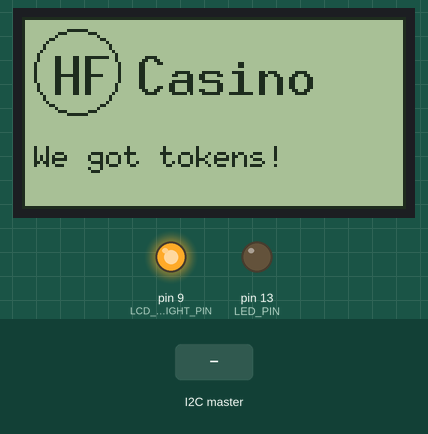
Bench run of a sketch on a simulated Arduino Uno, built with avr-gcc and run on an emulated ATmega328P. Shown: 128×64 one-colour display, output pins drawn as LEDs (lit = HIGH). Inputs (shaded band) come from the test bench. Pins used as bus, display or sensor lines are not drawn; what the sketch prints to the serial monitor is not drawn.

Above: at 1.2 s.
1.3 s: the I2C master sends the byte 5
2.8 s: the I2C master sends the byte 90
4.3 s: the I2C master sends the byte 200
At 11.1 s:
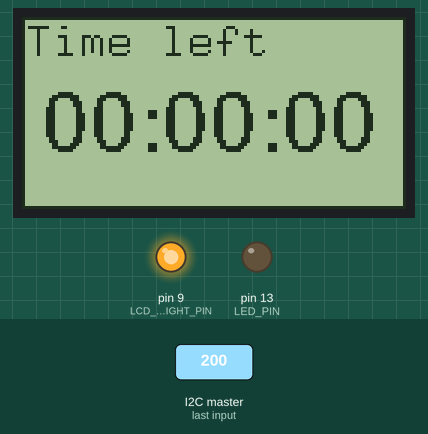
At 21.4 s:
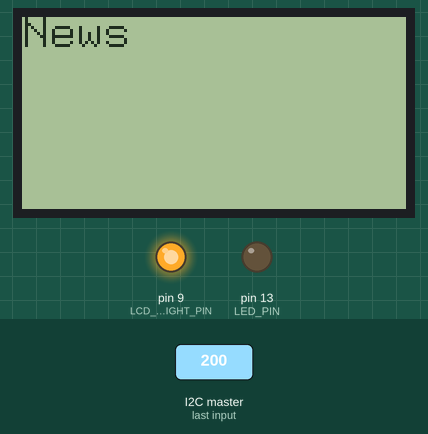
Timing chart, 0 to 22.9 s (numbered marks = the images above; inputs shaded):
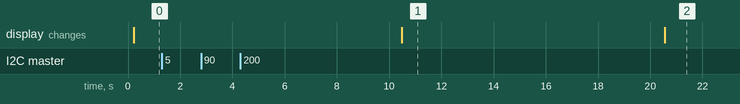

The sketch:

casino.ino
```cpp
#include <Wire.h>   // Uno: A4 (SDA), A5 (SCL)
                    // Mega: 20 (SDA), 21 (SCL)
                    // rpi: 2 (SDA), 3 (SCL)
#include "U8glib.h"

#define I2C_ADDRESS 0x04

#define LED_PIN 13
#define LCD_CONTRAST_PIN  3
#define LCD_BACKLIGHT_PIN 9
#define LCD_CONTRAST      125
#define LCD_FONT_TITLE    u8g_font_9x18
#define LCD_FONT_BODY     u8g_font_6x10

#define LED_LIGHT_UP 0
#define LED_LIGHT_DOWN 1
#define LED_LIGHT_UP 2
#define LED_LIGHT_OFF 3

#define LCD_BANNER 0
#define LCD_NEWS 1
#define LCD_TOP 2

#define FLAG1 "nop"    // Serial
#define FLAG4 "nop"    // qr code. Send the correct value.

U8GLIB_ST7920_128X64 u8g(22, 23, 2, U8G_PIN_NONE); // SPI connection, blanc, vert, orange

boolean FLAG_READY = false;

String lastNews[6];
String lastCountDown = "00:00:00";
String lastTopTeams[3];

#define hf7_width 64
#define hf7_height 46
static unsigned char hf7_bits[] U8G_PROGMEM = {
   0x00, 0x00, 0x00, 0x00, 0x00, 0x00, 0x00, 0x00, 0xfe, 0xff, 0x07, 0x7f,
   0x70, 0xc0, 0xff, 0xff, 0xfe, 0xff, 0x07, 0x7f, 0x70, 0xc0, 0xff, 0xff,
   0xfe, 0xff, 0x07, 0x7f, 0x70, 0xc0, 0xff, 0xff, 0x0e, 0x00, 0xe7, 0x63,
   0xfc, 0xcf, 0x01, 0xe0, 0x0e, 0x00, 0xe7, 0x63, 0xfc, 0xcf, 0x01, 0xe0,
   0xce, 0x3f, 0xe7, 0xe0, 0xf3, 0xc1, 0xf9, 0xe7, 0xce, 0x3f, 0xe7, 0xe0,
   0xf3, 0xc1, 0xf9, 0xe7, 0xce, 0x3f, 0xe7, 0xe0, 0xf3, 0xc1, 0xf9, 0xe7,
   0xce, 0x3f, 0x07, 0xe0, 0x7f, 0xc0, 0xf9, 0xe7, 0xce, 0x3f, 0x07, 0xe0,
   0x7f, 0xc0, 0xf9, 0xe7, 0xce, 0x3f, 0xe7, 0xfc, 0xf3, 0xcf, 0xf9, 0xe7,
   0xce, 0x3f, 0xe7, 0xfc, 0xf3, 0xcf, 0xf9, 0xe7, 0xce, 0x3f, 0xe7, 0xfc,
   0xf3, 0xcf, 0xf9, 0xe7, 0x0e, 0x00, 0xe7, 0x9c, 0x8f, 0xc1, 0x01, 0xe0,
   0x0e, 0x00, 0xe7, 0x9c, 0x8f, 0xc1, 0x01, 0xe0, 0xfe, 0xff, 0xe7, 0x9c,
   0x73, 0xce, 0xff, 0xff, 0xfe, 0xff, 0xe7, 0x9c, 0x73, 0xce, 0xff, 0xff,
   0xfe, 0xff, 0xe7, 0x9c, 0x73, 0xce, 0xff, 0xff, 0x00, 0x00, 0xe0, 0x7f,
   0xf0, 0x0f, 0x00, 0x00, 0x00, 0x00, 0xe0, 0x7f, 0xf0, 0x0f, 0x00, 0x00,
   0x3e, 0x06, 0x1f, 0xe3, 0xf3, 0xc1, 0x3f, 0x1f, 0x3e, 0x06, 0x1f, 0xe3,
   0xf3, 0xc1, 0x3f, 0x1f, 0x3e, 0x06, 0x1f, 0xe3, 0xf3, 0xc1, 0x3f, 0x1f,
   0x0e, 0x00, 0xe0, 0x9f, 0x7f, 0xce, 0x01, 0xe0, 0x0e, 0x00, 0xe0, 0x9f,
   0x7f, 0xce, 0x01, 0xe0, 0x30, 0xc0, 0x07, 0x9f, 0x03, 0xc0, 0xc7, 0xff,
   0x30, 0xc0, 0x07, 0x9f, 0x03, 0xc0, 0xc7, 0xff, 0x30, 0xc0, 0x07, 0x9f,
   0x03, 0xc0, 0xc7, 0xff, 0xc0, 0x39, 0x18, 0x83, 0x8f, 0x3f, 0xfe, 0xe0,
   0xc0, 0x39, 0x18, 0x83, 0x8f, 0x3f, 0xfe, 0xe0, 0xfe, 0x3f, 0x1f, 0x9c,
   0x0f, 0xf0, 0xc7, 0xe0, 0xfe, 0x3f, 0x1f, 0x9c, 0x0f, 0xf0, 0xc7, 0xe0,
   0xfe, 0x3f, 0x1f, 0x9c, 0x0f, 0xf0, 0xc7, 0xe0, 0xf0, 0x01, 0xe0, 0xfc,
   0xf3, 0x01, 0xc6, 0xff, 0xf0, 0x01, 0xe0, 0xfc, 0xf3, 0x01, 0xc6, 0xff,
   0xce, 0x07, 0x07, 0xfc, 0x0f, 0xfe, 0xf9, 0xe7, 0xce, 0x07, 0x07, 0xfc,
   0x0f, 0xfe, 0xf9, 0xe7, 0xce, 0x07, 0x07, 0xfc, 0x0f, 0xfe, 0xf9, 0xe7,
   0x30, 0xc0, 0x00, 0x1c, 0x0c, 0x00, 0x38, 0x00, 0x30, 0xc0, 0x00, 0x1c,
   0x0c, 0x00, 0x38, 0x00, 0x3e, 0x00, 0x07, 0xe0, 0x03, 0xfe, 0x3f, 0xe0,
   0x3e, 0x00, 0x07, 0xe0, 0x03, 0xfe, 0x3f, 0xe0, 0x3e, 0x00, 0x07, 0xe0,
   0x03, 0xfe, 0x3f, 0xe0, 0x00, 0x00, 0xe0, 0x9f, 0x8f, 0x0f, 0x38, 0xf8,
   0x00, 0x00, 0xe0, 0x9f, 0x8f, 0x0f, 0x38, 0xf8, 0xfe, 0xff, 0xe7, 0x00,
   0x70, 0xce, 0xf9, 0xe0, 0xfe, 0xff, 0xe7, 0x00, 0x70, 0xce, 0xf9, 0xe0,
   0xfe, 0xff, 0xe7, 0x00, 0x70, 0xce, 0xf9, 0xe0, 0x0e, 0x00, 0x07, 0x9c,
   0x03, 0x0e, 0x38, 0x1f, 0x0e, 0x00, 0x07, 0x9c, 0x03, 0x0e, 0x38, 0x1f,
   0xce, 0x3f, 0x07, 0xfc, 0x73, 0xfe, 0x3f, 0xff, 0xce, 0x3f, 0x07, 0xfc,
   0x73, 0xfe, 0x3f, 0xff, 0xce, 0x3f, 0x07, 0xfc, 0x73, 0xfe, 0x3f, 0xff,
   0xce, 0x3f, 0xe7, 0xe3, 0x83, 0x0f, 0x06, 0xff, 0xce, 0x3f, 0xe7, 0xe3,
   0x83, 0x0f, 0x06, 0xff, 0xce, 0x3f, 0x07, 0x80, 0x7f, 0x3e, 0x38, 0xe0,
   0xce, 0x3f, 0x07, 0x80, 0x7f, 0x3e, 0x38, 0xe0, 0xce, 0x3f, 0x07, 0x80,
   0x7f, 0x3e, 0x38, 0xe0, 0x0e, 0x00, 0xe7, 0x7f, 0x0c, 0x0e, 0x3e, 0x00,
   0x0e, 0x00, 0xe7, 0x7f, 0x0c, 0x0e, 0x3e, 0x00, 0xfe, 0xff, 0xe7, 0x83,
   0x83, 0x0f, 0x06, 0xf8, 0xfe, 0xff, 0xe7, 0x83, 0x83, 0x0f, 0x06, 0xf8,
   0xfe, 0xff, 0xe7, 0x83, 0x83, 0x0f, 0x06, 0xf8 };


void setup(void) {
  Serial.begin(9600);

  // initialize i2c as slave
  Wire.begin(I2C_ADDRESS);

  // define callbacks for i2c communication
  Wire.onReceive(i2c_receiveData);
  Wire.onRequest(i2c_sendData);

  pinMode(LED_PIN, OUTPUT);
  pinMode(LCD_CONTRAST_PIN, OUTPUT);
  pinMode(LCD_BACKLIGHT_PIN, OUTPUT);
  digitalWrite(LCD_BACKLIGHT_PIN, HIGH);
  analogWrite(LCD_CONTRAST_PIN, LCD_CONTRAST);
  u8g.setColorIndex(1);

  Serial.println("Ready!");
}

void loop(void) {
  char c;
  String msg;
  char cmd;
  String args;
  draw();

  // Process serial inputs
  if (Serial.available() > 0) {
    while(Serial.available()) {
      c = (char)Serial.read();
      msg += c;
    }

    // say what you got:
    Serial.print("Received (serial): ");
    Serial.println(msg);

    cmd = msg.substring(0,1).c_str()[0];
    args = msg.substring(1);

    do_command(cmd,args);
  }
}

void i2c_receiveData(int byteCount){
  char c;
  String msg;
  char cmd;
  String args;
  while(Wire.available()) {
    c = (char)Wire.read();
    msg += c;
  }

  Serial.print("Byte Count: ");
  Serial.println(byteCount);
  Serial.print("data received: ");
  Serial.println(msg.c_str());

  cmd = msg.substring(0,1).c_str()[0];
  args = msg.substring(1);

  do_command(cmd,args);
}

void i2c_sendData(){

}

void do_command(char cmd, String args){
  Serial.print("Processing command: ");
  Serial.println(cmd);
  switch (cmd) {
    case 'c': updateCountDown(args); break;
    case 'n': updateNews(args); break;
    case 't': updateTop(args); break;
    case 'f': printFlag(args); break;
    default: break;
  }
}

void updateCountDown(String args){
  lastCountDown = args;
}

void updateNews(String args){
  char c = args.substring(0,1).c_str()[0];
  int line = c-'0';
  if (line >= 0 && line <= 5){
    lastNews[line] = args.substring(1);
  }
}

void updateTop(String args){
  char c = args.substring(0,1).c_str()[0];
  int line = c-'0';
  if (line >= 0 && line <= 3){
    lastTopTeams[line] = args.substring(1);
  }
}

void printFlag(String args){
  FLAG_READY = true;
}

void draw(void){
  int chgPageDelay = 10000;

  // Print banner
  drawBanner(chgPageDelay);

  // Print count down
  drawCountDown(chgPageDelay);

  // Print news
  drawNews(chgPageDelay);

  // Print top teams
  drawTopTeams(chgPageDelay);

  // Print a flag
  if (FLAG_READY){
    drawFlag(2*chgPageDelay);
    FLAG_READY = false;
  }
}

void drawStrMultiLine(String str[], int lineCt, int lineSpace = 8){
  int topMargin = 23;
  int leftMargin = 5;
  int colSpace = topMargin;

  for (int i=0; i<lineCt; i++){
    u8g.drawStr(leftMargin, colSpace, str[i].c_str());
    colSpace += lineSpace;
  }
}

void drawBanner(int chgPageDelay) {
  u8g.firstPage();
  do {
    u8g.drawFrame(0,0,128,64);

    u8g.setFont(u8g_font_10x20);
    u8g.drawCircle(18,18,14);
    u8g.drawStr(10, 26, "HF");
    u8g.drawStr(38, 26, "Casino");

    u8g.setFont(u8g_font_6x10);
    u8g.drawStr(4, 50, "We got tokens!");
  } while (u8g.nextPage());
  delay(chgPageDelay);
}

void drawCountDown(int chgPageDelay){
  u8g.firstPage();
  do {
    u8g.drawFrame(0,0,128,64);

    u8g.setFont(LCD_FONT_TITLE);
    u8g.drawStr(1, 13, "Time left");

    u8g.setFont(u8g_font_fur20);
    u8g.drawStr(7, 45, lastCountDown.c_str());
  } while (u8g.nextPage());
  delay(chgPageDelay);
}

void drawNews(int chgPageDelay) {
  u8g.firstPage();
  do {
    u8g.setFont(LCD_FONT_TITLE);
    u8g.drawStr(0, 10, "News");

    u8g.setFont(LCD_FONT_BODY);
    drawStrMultiLine(lastNews,6,8);
  } while (u8g.nextPage());
  delay(chgPageDelay);
}

void drawTopTeams(int chgPageDelay) {
  u8g.firstPage();
  do {
    u8g.setFont(LCD_FONT_TITLE);
    u8g.drawStr(0, 10, "Top 3");

    u8g.setFont(u8g_font_7x13);
    drawStrMultiLine(lastTopTeams,3,15);
  } while (u8g.nextPage());
  delay(chgPageDelay);
}

void drawFlag(int chgPageDelay) {
  u8g.firstPage();
  do {
    u8g.setFont(LCD_FONT_TITLE);
    u8g.drawStr(0, 10, "Flag");

    u8g.drawXBMP(64,0,hf7_width,hf7_height,hf7_bits);
  } while (u8g.nextPage());
  delay(chgPageDelay);
}
```

Measured:
- after the input at 1.3 s, every drawn part: stays the same
- after the input at 2.8 s, every drawn part: stays the same
- what the display in image 1 shows lasts 10.1 s, from 10.5 s to 20.6 s
